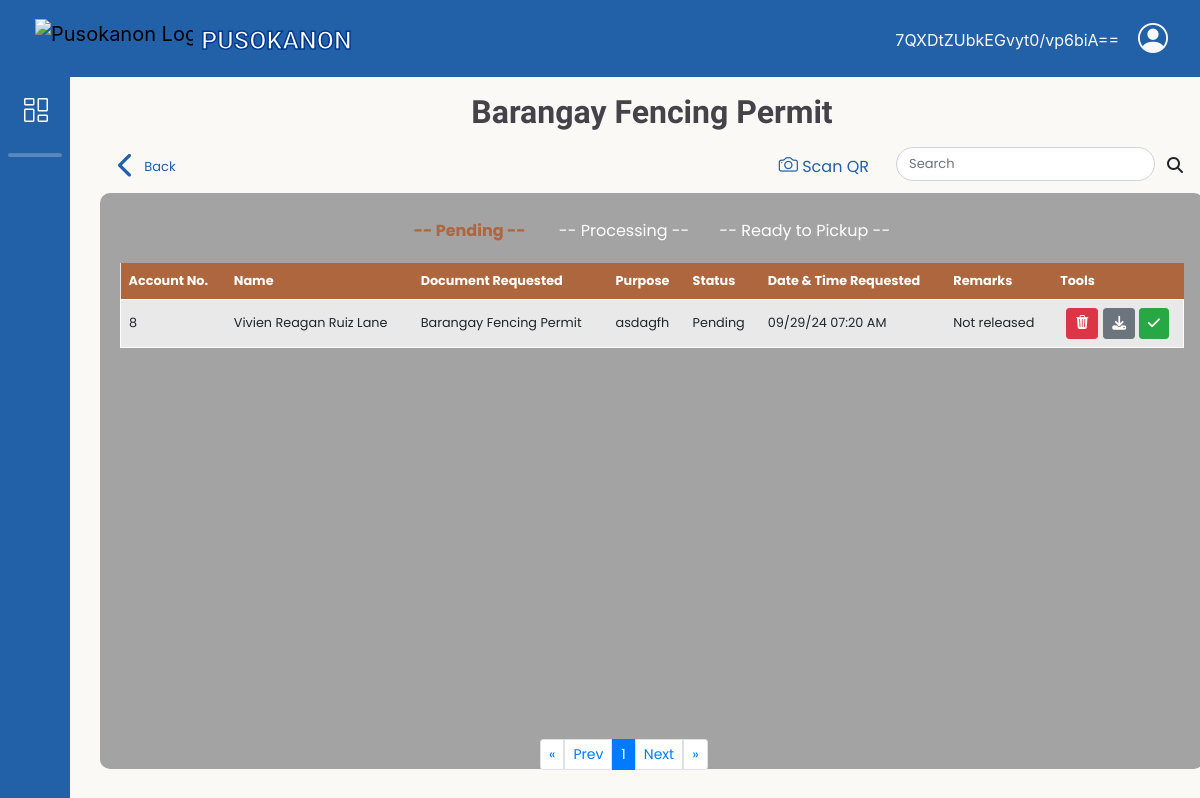
/adminbejo/Barangay-Fencing_Permit.php (signed in), run on the app's committed database.
### tables this page shows
CREATE TABLE `request_doc` (
  `doc_ID` int(11) NOT NULL,
  `res_id` int(11) NOT NULL,
  `docType_id` int(11) NOT NULL,
  `purpose_id` int(11) NOT NULL,
  `purpose_name` varchar(255) DEFAULT NULL,
  `doc_amount` int(11) NOT NULL,
  `stat` varchar(50) NOT NULL DEFAULT 'Pending',
  `date_req` timestamp NOT NULL DEFAULT current_timestamp(),
  `date_processed` timestamp NULL DEFAULT current_timestamp() ON UPDATE current_timestamp(),
  `remarks` varchar(100) DEFAULT 'Not released',
  `request_id` varchar(20) NOT NULL,
  `qrCode_image` varchar(200) DEFAULT NULL,
  `document_requirements` varchar(64) DEFAULT NULL
);

CREATE TABLE `resident_users` (
  `res_ID` int(11) NOT NULL,
  `res_fname` varchar(50) NOT NULL,
  `res_lname` varchar(50) NOT NULL,
  `res_midname` varchar(50) NOT NULL,
  `res_suffix` varchar(10) DEFAULT NULL,
  `gender` varchar(10) NOT NULL,
  `birth_date` date NOT NULL,
  `civil_status` varchar(20) NOT NULL,
  `citizenship` varchar(30) NOT NULL,
  `place_birth` varchar(100) NOT NULL,
  `contact_no` varchar(13) NOT NULL,
  `res_email` varchar(100) NOT NULL,
  `addr_sitio` varchar(50) NOT NULL,
  `res_password` varchar(100) NOT NULL,
  `profile_picture` varchar(200) DEFAULT NULL,
  `registered_voter` varchar(15) NOT NULL,
  `userRole_id` int(11) NOT NULL,
  `verification_image` varchar(128) DEFAULT NULL,
  `register_at` datetime NOT NULL DEFAULT current_timestamp(),
  `reset_token_hash` varchar(64) DEFAULT NULL,
  `reset_token_expires_at` datetime DEFAULT NULL,
  `account_active_status` varchar(16) NOT NULL DEFAULT 'Unregistered'
);

CREATE TABLE `doc_type` (
  `docType_id` int(11) NOT NULL,
  `doc_name` varchar(100) NOT NULL,
  `doc_amount` int(11) NOT NULL
);

### db/DBconn.php (called while the page is built, shortened)
<?php
function decryptData($data){
	return openssl_decrypt($data, 'aes-256-cbc', ENCRYPTION_KEY, 0, ENCRYPTION_KEY);
}
function fetchdocsRequest($pdo,$doctype ,$status, $limit, $offset)
{
	$sql = "SELECT
				ru.res_id, ru.res_email AS res_email, doc_ID, stat,
				CONCAT(ru.res_fname,' ', ru.res_midname,' ', ru.res_lname) AS resident_name,
				dt.doc_name AS document_name,
				rd.purpose_name AS purpose_name,
				rd.request_id,
				rd.date_req,
				rd.document_requirements,
				rd.remarks
			FROM request_doc rd
			INNER JOIN resident_users ru ON rd.res_id = ru.res_id
			INNER JOIN doc_type dt ON rd.docType_id = dt.docType_id
			INNER JOIN docs_purpose dp ON rd.purpose_id = dp.purpose_id
			WHERE dt.doc_name = :doctype AND stat = :status
			LIMIT :limit OFFSET :offset";
	$stmt = $pdo->prepare($sql);
	$stmt->bindParam(':status', $status, PDO::PARAM_STR);
	$stmt-> bindParam(':doctype', $doctype, PDO::PARAM_STR);
	$stmt->bindParam(':limit', $limit, PDO::PARAM_INT);
	$stmt->bindParam(':offset', $offset, PDO::PARAM_INT);
	$stmt->execute();
	return $stmt->fetchAll();
}

### adminbejo/Barangay-Fencing_Permit.php (the view, shortened to what this page needs)
<?php
    include '../db/DBconn.php';
    include 'headerAdmin.php';
    $search = isset($_GET['search']) ? $_GET['search'] : '';
    $docType = 'Barangay Fencing Permit';
    $stmt = $pdo->prepare("SELECT COUNT(*) FROM request_doc WHERE docType_id = (SELECT docType_id FROM doc_type WHERE doc_name = :docType) AND stat = 'Pending'");
    $stmt->bindParam(':docType', $docType, PDO::PARAM_STR);
    $stmt->execute();
    $number_of_pending_results = $stmt->fetchColumn();
    $stmt = $pdo->prepare("SELECT COUNT(*) FROM request_doc WHERE docType_id = (SELECT docType_id FROM doc_type WHERE doc_name = :docType) AND stat = 'Processing'");
    $stmt->bindParam(':docType', $docType, PDO::PARAM_STR);
    $stmt->execute();
    $number_of_processing_results = $stmt->fetchColumn();
    $stmt = $pdo->prepare("SELECT COUNT(*) FROM request_doc WHERE docType_id = (SELECT docType_id FROM doc_type WHERE doc_name = :docType) AND stat = 'Ready to pickup'");
    $stmt->bindParam(':docType', $docType, PDO::PARAM_STR);
    $stmt->execute();
    $number_of_completed_results = $stmt->fetchColumn();
    $results_per_page = 5;
    $number_of_pending_pages = ceil($number_of_pending_results / $results_per_page);
    $number_of_processing_pages = ceil($number_of_processing_results / $results_per_page);
    $number_of_completed_pages = ceil($number_of_completed_results / $results_per_page);
    $pending_page = isset($_GET['pending_page']) ? (int)$_GET['pending_page'] : 1;
    $processing_page = isset($_GET['processing_page']) ? (int)$_GET['processing_page'] : 1;
    $completed_page = isset($_GET['completed_page']) ? (int)$_GET['completed_page'] : 1;
    $pending_page = max(1, min($pending_page, $number_of_pending_pages));
    $processing_page = max(1, min($processing_page, $number_of_processing_pages));
    $completed_page = max(1, min($completed_page, $number_of_completed_pages));
    $pending_offset = ($pending_page - 1) * $results_per_page;
    $processing_offset = ($processing_page - 1) * $results_per_page;
    $completed_offset = ($completed_page - 1) * $results_per_page;
    if($search != null) {
        $pending = fetchdocsRequestSearch($pdo, $docType,'Pending', $results_per_page, $pending_offset, $search);
        $Processing = fetchdocsRequestSearch($pdo, $docType,'Processing', $results_per_page, $processing_offset, $search);
        $completed = fetchdocsRequestSearch($pdo, $docType,'Ready to pickup', $results_per_page, $completed_offset, $search);
    } else {
        $pending = fetchdocsRequest($pdo, $docType,'Pending', $results_per_page, $pending_offset);
    }
?>
<link rel="stylesheet" href="css/slidingtableResidency.css">
<main>
    <div class="row">
        <div class="col-12 pt-3 d-flex justify-content-center">
            <h1 class="title"><?php echo $docType; ?></h1>
        </div>
    </div>
    <div class="d-flex justify-content-between align-items-center m-2">
        <a href="Admin-Document.php" class="back-button d-flex align-items-center">
            <i class="fa-solid fa-chevron-left fa-2x"></i>
            <span>Back</span>
        </a>
        <div class="d-flex align-items-center gap-3">
            <a href="ScanQR.php" class="btn camera-btn">
                <i class="bi bi-camera" style="font-size: 1.2rem;"></i>&nbsp;Scan QR
            </a>
            <form method="GET" id="searchForm">
                <div class="input-group mb-0 custom-search">
                    <input type="search" class="form-control custom-search" name="search" placeholder="Search" aria-label="Search" id="searchInput" value="<?php echo htmlspecialchars($search); ?>">
                    <button class="btn search-btn" title="Search" id="search_btn" type="submit">
                        <i class="fas fa-search"></i>
                    </button>
                </div>
            </form>
        </div>
    </div>
    <div id="searchresult" class="table-content" style="min-width: 92vw; width: 92vw; max-width: 95vw;">
        <div id="originalTable">
            <div class="controls text-center mt-3">
                <a id="showTable1" class="link1">-- Pending  -- </a>&nbsp;&nbsp;&nbsp;&nbsp;&nbsp;&nbsp;
                <a id="showTable2" class="link2">-- Processing  --</a>&nbsp;&nbsp;&nbsp;&nbsp;&nbsp;&nbsp;
                <a id="showTable3" class="link3">-- Ready to Pickup -- </a>
            </div>
            <div id="table1Container" class="small-font">
                <table id="table1">
                    <thead>
                        <tr>
                            <th>Account No.</th>
                            <th>Name</th>
                            <th>Document Requested</th>
                            <th>Purpose</th>
                            <th>Status</th>
                            <th>Date & Time Requested</th>
                            <th>Remarks</th>
                            <th>Tools</th>
                        </tr>
                    </thead>
                    <tbody>
                        <?php if (empty($pending)): ?>
                            <tr><td colspan="8">No Pending Documents</td></tr>
                        <?php else: ?>
                            <?php foreach ($pending as $pendings): ?>
                                <tr>
                                <?php $dataDecrypt = decryptData($pendings['res_email']); ?>
                                    <td><?= htmlspecialchars($pendings['res_id']); ?></td>
                                    <td><?= htmlspecialchars($pendings['resident_name']); ?></td>
                                    <td><?= htmlspecialchars($pendings['document_name']); ?></td>
                                    <td><?= htmlspecialchars($pendings['purpose_name']); ?></td>
                                    <td><?= htmlspecialchars($pendings['stat']); ?></td>
                                    <td><?= date('m/d/y h:i A', strtotime($pendings['date_req'])); ?></td>
                                    <td><?= htmlspecialchars($pendings['remarks']); ?></td>
                                    <td>
                                        <div class="inline-tools">
                                            <div title="Delete" class="btn btn-danger btn-sm btn-1" onclick="trashCancelDocument('<?= htmlspecialchars($pendings['doc_ID']); ?>', '<?= htmlspecialchars($pendings['request_id']); ?>')"><i class="bi bi-trash3-fill"></i></div>
                                            <form class="status-form" action="../db/updateStatus.php" method="POST">
                                                <button title="Download" type="submit" name="status" value="Processing" class="btn btn-sm <?= $pendings['stat'] == 'Processing' ? 'btn-secondary' : 'btn-secondary'; ?>"><i class="fa-solid fa-download"></i></button>
                                                <button title="Approve" type="button" class="btn btn-sm <?= $pendings['stat'] == 'Ready to pickup' ? 'btn-success' : 'btn-success'; ?>" onclick="showSweetAlert('<?= htmlspecialchars($dataDecrypt); ?>', '<?= htmlspecialchars($pendings['resident_name']); ?>', '<?= htmlspecialchars($pendings['document_name']); ?>','<?= htmlspecialchars($pendings['doc_ID']); ?>', '<?= htmlspecialchars($pendings['res_id']); ?>')"><i class="fa-solid fa-check"></i></button>
                                            </form>
                                        </div>
                                    </td>
                                </tr>
                            <?php endforeach; ?>
                        <?php endif; ?>
                    </tbody>
                </table>
                <nav id="pendingPagination" aria-label="Pending Page navigation">
                    <ul class="pagination pagination-sm ">
                        <li class="page-item">
                            <a class="page-link" href="?pending_page=1" aria-label="First">
                                <span aria-hidden="true">&laquo;</span>
                            </a>
                        </li>
                        <li class="page-item">
                            <a class="page-link" href="?pending_page=<?= max(1, $pending_page - 1) ?>" aria-label="Previous">
                                <span aria-hidden="true">Prev</span>
                            </a>
                        </li>
                        <?php for ($i = max(1, $pending_page - 2); $i <= min($number_of_pending_pages, $pending_page + 2); $i++): ?>
                            <li class="page-item <?= ($i == $pending_page) ? 'active' : '' ?>">
                                <a class="page-link" href="?pending_page=<?= $i ?>"><?= $i ?></a>
                            </li>
                        <?php endfor; ?>
                        <li class="page-item">
                            <a class="page-link" href="?pending_page=<?= min($number_of_pending_pages, $pending_page + 1) ?>" aria-label="Next">
                                <span aria-hidden="true">Next</span>
                            </a>
                        </li>
                        <li class="page-item">
                            <a class="page-link" href="?pending_page=<?= $number_of_pending_pages ?>" aria-label="Last">
                                <span aria-hidden="true">&raquo;</span>
                            </a>
                        </li>
                    </ul>
                </nav>
            </div>
        </div>
    </div>
</main>
<?php include 'footerAdmin.php';?>

### adminbejo/css/headerADstyle.css (style rules this page uses)
body { height: 100%; margin-top: 77px; background-color: #FAF9F6; }
a { text-decoration: none; }
li { list-style: none; }
h1 { font-weight: 600; font-size: 1rem; }

### adminbejo/css/slidingtableResidency.css (style rules this page uses)
html { transition: smooth 0.3s; }
table { width: 100%; border-collapse: collapse; margin-top: 20px; }
.controls { margin: 20px 0; }
.pagination { margin: 20px 0; justify-content: center; left: 45%; bottom: 0; position: fixed; padding-bottom: 10px; }
.pagination .page-item .page-link { margin: 0 0px; }
.table-content { height: 72svh; background-color: #a3a3a3; padding:10px 20px 10px 20px; border-radius: 10px; }
#table1Container thead { background-color: #ad663d; color: white; }
#table3Container, #table2Container, #table1Container { background-color: #e9e9e9; }
th, td { padding: 8px; text-align: left; }
tbody tr { border: 1px solid white; }
main { margin-left: 100px; margin-right: 30px }
h1 { font-family: 'Titan One', cursive; font-size: 2rem; color: #434349; }
.inline-tools { display: flex; align-items: center; justify-content: center; gap: 5px; }
.inline-tools form { margin: 0; }
.controls, .link1, .link2, .link3 { color: #ffffff; cursor: pointer; }
#showTable1:hover, #showTable1:focus, #showTable1.active { color: #ad663d; font-weight: bold; text-decoration: none; }
.back-button { display: flex; align-items: center; gap: 10px; padding: 5px 10px; border: none; border-radius: 30px; font-size: 13px; cursor: pointer; color: #2260a7; }
.custom-search { width: 300px; border-radius: 30px !important; font-size: 13px; }
.search-btn { border-radius: 50% !important; }
.back-button { margin-right: 10px; }
.camera-btn { background-color: #FAF9F6; color: #2260a7; padding: 2px 10px 2px 10px; border-radius: 10px; }
.small-font { font-size: 0.8rem; }
.small-font table { font-size: inherit; }
.small-font .pagination { font-size: 0.8rem; }

### data on the page
request_doc: res.res_ID "8", resident_name "Vivien Reagan Ruiz Lane", docType.doc_name "Barangay Fencing Permit", purpose_name "asdagfh", stat "Pending", date_req "09/29/24 07:20 AM", remarks "Not released"

### other printed values
$_SESSION['staff_fname'] "7QXDtZUbkEGvyt0/vp6biA=="
$docType "Barangay Fencing Permit"
